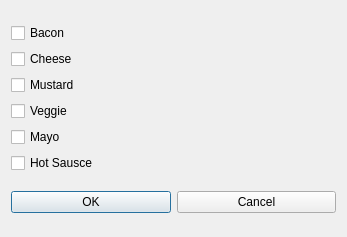
<?xml version="1.0" encoding="UTF-8"?>
<ui version="4.0">
 <class>Dialog</class>
 <widget class="QDialog" name="Dialog">
  <property name="geometry">
   <rect>
    <x>0</x>
    <y>0</y>
    <width>347</width>
    <height>237</height>
   </rect>
  </property>
  <property name="windowTitle">
   <string>Dialog</string>
  </property>
  <layout class="QVBoxLayout" name="verticalLayout_2">
   <item>
    <layout class="QVBoxLayout" name="verticalLayout">
     <item>
      <widget class="QCheckBox" name="checkBox">
       <property name="text">
        <string>Bacon</string>
       </property>
      </widget>
     </item>
     <item>
      <widget class="QCheckBox" name="checkBox_2">
       <property name="text">
        <string>Cheese</string>
       </property>
      </widget>
     </item>
     <item>
      <widget class="QCheckBox" name="checkBox_5">
       <property name="text">
        <string>Mustard</string>
       </property>
      </widget>
     </item>
     <item>
      <widget class="QCheckBox" name="checkBox_3">
       <property name="text">
        <string>Veggie</string>
       </property>
      </widget>
     </item>
     <item>
      <widget class="QCheckBox" name="checkBox_4">
       <property name="text">
        <string>Mayo</string>
       </property>
      </widget>
     </item>
     <item>
      <widget class="QCheckBox" name="checkBox_6">
       <property name="text">
        <string>Hot Sausce</string>
       </property>
      </widget>
     </item>
    </layout>
   </item>
   <item>
    <layout class="QHBoxLayout" name="horizontalLayout">
     <item>
      <widget class="QPushButton" name="btnOk">
       <property name="text">
        <string>OK</string>
       </property>
      </widget>
     </item>
     <item>
      <widget class="QPushButton" name="btnCancel">
       <property name="text">
        <string>Cancel</string>
       </property>
      </widget>
     </item>
    </layout>
   </item>
  </layout>
 </widget>
 <resources/>
 <connections>
  <connection>
   <sender>btnCancel</sender>
   <signal>clicked()</signal>
   <receiver>Dialog</receiver>
   <slot>reject()</slot>
   <hints>
    <hint type="sourcelabel">
     <x>244</x>
     <y>207</y>
    </hint>
    <hint type="destinationlabel">
     <x>322</x>
     <y>228</y>
    </hint>
   </hints>
  </connection>
 </connections>
</ui>
